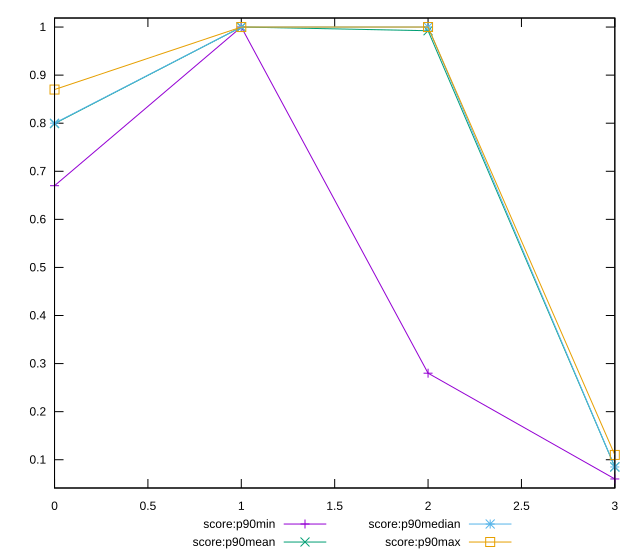

Here is the gnuplot script that generated this plot:
reset

$scoreP90Min <<EOF
0 0.67
1 1
2 0.28
3 0.06
EOF

$scoreP90Mean <<EOF
0 0.7991489361702125
1 1
2 0.9923404255319149
3 0.08499999999999999
EOF

$scoreP90Median <<EOF
0 0.8
1 1
2 1
3 0.08499999999999999
EOF

$scoreP90Max <<EOF
0 0.87
1 1
2 1
3 0.11
EOF

set key outside below
set xrange [0:3]
set yrange [0.0412:1.0188]
set trange [0.0412:1.0188]
set terminal svg size 640, 560 enhanced background rgb 'white'
set output "reports/report_00031_2021-02-24T23-18-18.084Z/speed-index/progression/score.svg"

plot $scoreP90Min title "score:p90min" with linespoints, \
     $scoreP90Mean title "score:p90mean" with linespoints, \
     $scoreP90Median title "score:p90median" with linespoints, \
     $scoreP90Max title "score:p90max" with linespoints

reset
